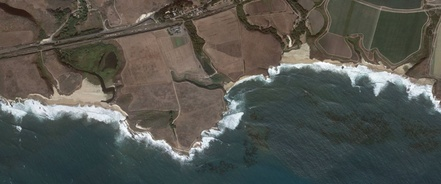
#> input picture input_images/coastline.JPG, 441 x 184 px, shrunk from 1820 x 758 before the run
$ python Canny_edge_detection.py
#> lines starting #> are read from the running program, lines starting #| are printed output that depends on the picture
"""
CS136 Term Project - Improved Canny Edge Detection
--------------------------------------------------

This program applies Canny edge detection to all 4 project images.

The DW geology image has many fine rock textures, so it uses higher
Canny thresholds to reduce unnecessary small edges and produce a cleaner result.

Input folder:
Input_Images/

Output folder:
Canny_Edge_Detection/Canny_Edge_Images/

Required folder structure:

CS136_Term_Project/
│
├── Input_Images/
│   ├── coastline.jpg
│   ├── tahoe.jpg
│   ├── DW.jpg
│   └── marine_brood.jpg
│
└── Canny_Edge_Detection/
    ├── Canny_edge_detection.py
    └── Canny_Edge_Images/

How to run from terminal:

python3 Canny_Edge_Detection/Canny_edge_detection.py

or:

python Canny_Edge_Detection/Canny_edge_detection.py
"""

import cv2
from pathlib import Path


# --------------------------------------------------
# Set folder paths
# --------------------------------------------------

BASE_DIR = Path(__file__).resolve().parents[1]

INPUT_DIR = BASE_DIR / "input_images"
OUTPUT_DIR = BASE_DIR / "Canny_Edge_detection" / "Canny_Edge_Images"

OUTPUT_DIR.mkdir(parents=True, exist_ok=True)


# --------------------------------------------------
# List of input images
# --------------------------------------------------

image_files = [
    "coastline.JPG",
    "tahoe.JPG",
    "DW.jpg",
    "marine_brood.jpg"
]

# --------------------------------------------------
# Canny edge detection parameters
# --------------------------------------------------

# Gaussian blur is applied before Canny to reduce small noise.
GAUSSIAN_KERNEL_SIZE = (5, 5)

# Different images have different textures, so thresholds are adjusted per image.
# Lower thresholds detect more edges.
# Higher thresholds remove weak/noisy edges and keep stronger boundaries.

canny_thresholds = {
    "coastline.JPG": (50, 150),
    "tahoe.JPG": (50, 150),
    "DW.jpg": (50, 150),
    "marine_brood.jpg": (50, 150)
}

# --------------------------------------------------
# Apply Canny edge detection to each image
# --------------------------------------------------

for image_name in image_files:
    image_path = INPUT_DIR / image_name

    # Read original image
    image = cv2.imread(str(image_path))
#> image is the input picture: shape (184, 441, 3); mean B, G, R 79.4, 85.4, 84.7

    # Check if image loaded correctly
    if image is None:
        print(f"Error: Could not read {image_path}")
        print("Check that the image exists and the file name is correct.")
        continue

    # Convert image to grayscale
    gray_image = cv2.cvtColor(image, cv2.COLOR_BGR2GRAY)

    # Apply Gaussian blur before Canny
    # This reduces noise and helps create cleaner edges.
    blurred_image = cv2.GaussianBlur(gray_image, GAUSSIAN_KERNEL_SIZE, 0)
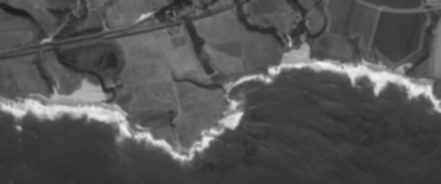
#> blurred_image: shape (184, 441); min 31, max 243, mean 84.5

    # Get threshold values for the current image
    low_threshold, high_threshold = canny_thresholds[image_name]

    # Apply Canny edge detector
    canny_edges = cv2.Canny(
        blurred_image,
        low_threshold,
        high_threshold
    )
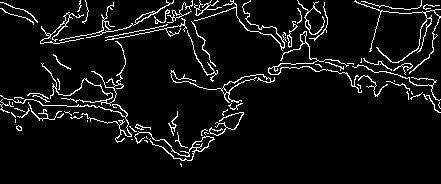
#> canny_edges: shape (184, 441); 6.3% white in thin lines or dots

    # Create output file name
    output_name = image_path.stem + "_canny.jpg"
    output_path = OUTPUT_DIR / output_name

    # Save final Canny edge image
    cv2.imwrite(str(output_path), canny_edges)

    print(f"Saved Canny edge image: {output_path}")
    print(f"Thresholds used for {image_name}: low={low_threshold}, high={high_threshold}")
#> pass 2 of the loop `for image_name in image_files:`:
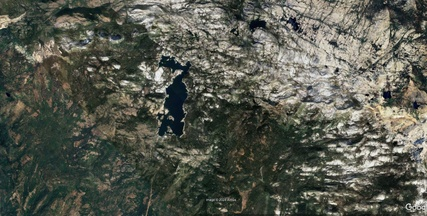
#> input picture input_images/tahoe.JPG, 427 x 216 px, shrunk from 1759 x 892 before the run
#> image is the input picture: shape (216, 427, 3); mean B, G, R 78.8, 89.2, 86.4
#> gray_image: shape (216, 427)
#> `blurred_image = cv2.GaussianBlur(gray_image, GAUSSIAN_KERNEL_SIZE, 0)`:
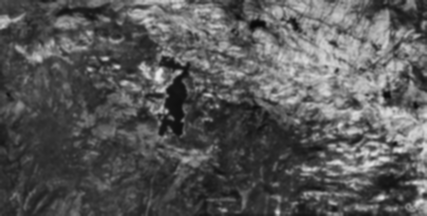
#> blurred_image: shape (216, 427); min 9, max 231, mean 87.2
#> `canny_edges = cv2.Canny( blurred_image, low_threshold, high_threshold )`:
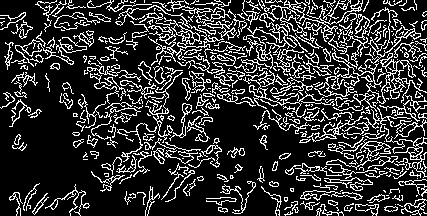
#> canny_edges: shape (216, 427); 20.2% white in thin lines or dots
#> pass 3 of the loop `for image_name in image_files:`:
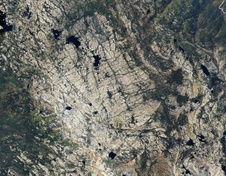
#> input picture input_images/DW.jpg, 226 x 176 px, shrunk from 930 x 727 before the run
#> image is the input picture: shape (176, 226, 3); mean B, G, R 104.2, 110.9, 109.8
#> gray_image: shape (176, 226)
#> `blurred_image = cv2.GaussianBlur(gray_image, GAUSSIAN_KERNEL_SIZE, 0)`:
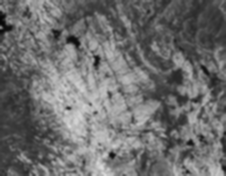
#> blurred_image: shape (176, 226); min 6, max 219, mean 109.8
#> `canny_edges = cv2.Canny( blurred_image, low_threshold, high_threshold )`:
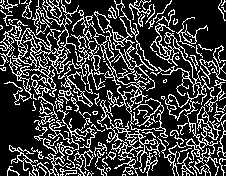
#> canny_edges: shape (176, 226); 24.2% white in thin lines or dots
#> the loop made 4 passes; the first 3 are shown


print("Improved Canny edge detection completed for all images.")
